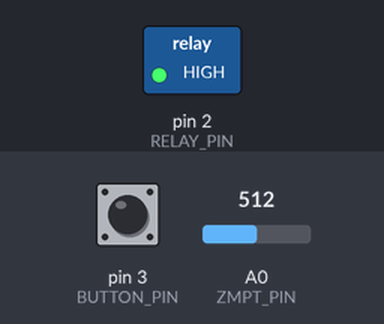
A sketch run on a simulated Arduino Nano, built with avr-gcc and run on an emulated ATmega328P. Shown: switched loads named in the sketch (green lamp = pin HIGH). Dashed ring = blinking. The inputs (shaded band) are chosen by the test bench; at power-on: pin 3 (BUTTON_PIN) HIGH, A0 (ZMPT_PIN) = 512. What the sketch prints to the serial monitor is not drawn.

Above: at 1.2 s.
1.3 s: pin 3 (BUTTON_PIN) pulled LOW for 0.15 s
At 1.6 s:
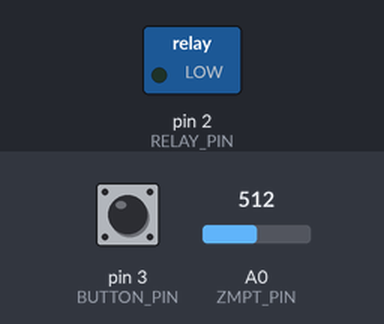
4.4 s: pin 3 (BUTTON_PIN) pulled LOW for 1 s
11.4 s: pin 3 (BUTTON_PIN) pulled LOW for 3.2 s
At 12.3 s:
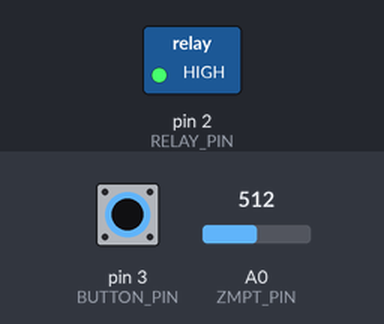
Timing chart, 0 to 20.1 s (numbered marks = the images above; inputs shaded):
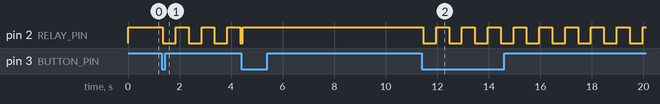

The sketch:

relay_test.ino
```cpp
// Arduino Nano Relay and ZMPT101B Test
// 10-bit ADC (0-1023), 5V logic

#define ZMPT_PIN   A0
#define RELAY_PIN  2
#define BUTTON_PIN 3

bool isRunning = false;        // Set to true if you want it to run immediately on boot
bool relayState = false;       // false = OFF, true = ON (Active-Low relay: LOW = ON, HIGH = OFF)
bool lastButtonState = HIGH;
unsigned long lastDebounceTime = 0;
const unsigned long debounceDelay = 50;

unsigned long lastToggleTime = 0;
const unsigned long toggleInterval = 500; // Relay toggle interval in ms

unsigned long lastSampleMicros = 0;
const unsigned long sampleIntervalMicros = 500; // ~2kHz sampling for 50Hz wave

void setup() {
  Serial.begin(115200);

  pinMode(RELAY_PIN, OUTPUT);
  digitalWrite(RELAY_PIN, HIGH); // OFF initially (Active-Low)

  pinMode(BUTTON_PIN, INPUT_PULLUP);
}

void handleButtonAndRelay() {
  int reading = digitalRead(BUTTON_PIN);

  // Check for button press (falling edge) with debounce
  if (reading != lastButtonState) {
    lastDebounceTime = millis();
  }

  if ((millis() - lastDebounceTime) > debounceDelay) {
    static int buttonState = HIGH;
    if (reading != buttonState) {
      buttonState = reading;

      // Button pressed (LOW)
      if (buttonState == LOW) {
        isRunning = !isRunning;
        if (!isRunning) {
          relayState = false;
          digitalWrite(RELAY_PIN, HIGH); // Ensure relay is OFF when paused
        } else {
          relayState = true;
          digitalWrite(RELAY_PIN, LOW);  // Turn ON immediately when started
          lastToggleTime = millis();
        }
      }
    }
  }
  lastButtonState = reading;

  // Toggle relay every toggleInterval ms when running
  if (isRunning) {
    if (millis() - lastToggleTime >= toggleInterval) {
      relayState = !relayState;
      digitalWrite(RELAY_PIN, relayState ? LOW : HIGH); // LOW is ON (active-low)
      lastToggleTime = millis();
    }
  }
}

void loop() {
  // Non-blocking button and relay control
  handleButtonAndRelay();

  // Non-blocking analog sampling at ~2kHz
  unsigned long currentMicros = micros();
  if (currentMicros - lastSampleMicros >= sampleIntervalMicros) {
    lastSampleMicros = currentMicros;

    int raw = analogRead(ZMPT_PIN);

    // Format for Serial Plotter (10-bit ADC: 0 to 1023)
    Serial.print(F("Raw:"));
    Serial.print(raw);
    Serial.print(F(" Min_Limit:0 Max_Limit:1023\n"));
  }
}
```

Measured:
- after the input at 1.3 s, pin 2 (RELAY_PIN): alternates HIGH for 0.50 s and LOW for 0.50 s, starting after 0.05 s
- after the input at 11.4 s, pin 2 (RELAY_PIN): alternates HIGH for 0.50 s and LOW for 0.50 s, starting after 0.06 s
